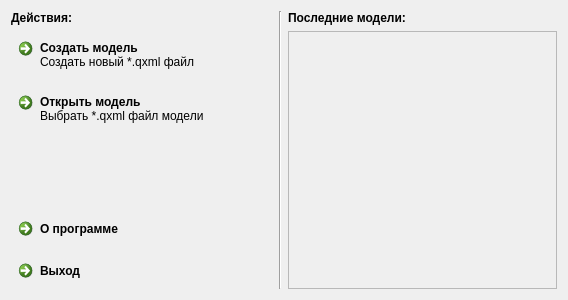
<?xml version="1.0" encoding="UTF-8"?>
<ui version="4.0">
 <class>HomeWidget</class>
 <widget class="QDialog" name="HomeWidget">
  <property name="geometry">
   <rect>
    <x>0</x>
    <y>0</y>
    <width>568</width>
    <height>300</height>
   </rect>
  </property>
  <property name="windowTitle">
   <string>Dialog</string>
  </property>
  <layout class="QGridLayout" name="gridLayout">
   <item row="0" column="0">
    <layout class="QHBoxLayout" name="horizontalLayout" stretch="0,0,0">
     <property name="sizeConstraint">
      <enum>QLayout::SetDefaultConstraint</enum>
     </property>
     <item>
      <layout class="QVBoxLayout" name="verticalLayout">
       <property name="sizeConstraint">
        <enum>QLayout::SetDefaultConstraint</enum>
       </property>
       <item>
        <widget class="QLabel" name="label_2">
         <property name="font">
          <font>
           <pointsize>9</pointsize>
           <weight>75</weight>
           <bold>true</bold>
          </font>
         </property>
         <property name="text">
          <string>Действия:</string>
         </property>
        </widget>
       </item>
       <item>
        <widget class="QCommandLinkButton" name="createModelButton">
         <property name="sizePolicy">
          <sizepolicy hsizetype="Expanding" vsizetype="Preferred">
           <horstretch>0</horstretch>
           <verstretch>0</verstretch>
          </sizepolicy>
         </property>
         <property name="maximumSize">
          <size>
           <width>262</width>
           <height>16777215</height>
          </size>
         </property>
         <property name="text">
          <string>Создать модель</string>
         </property>
         <property name="default">
          <bool>true</bool>
         </property>
         <property name="description">
          <string>Создать новый *.qxml файл</string>
         </property>
        </widget>
       </item>
       <item>
        <widget class="QCommandLinkButton" name="openModelButton">
         <property name="sizePolicy">
          <sizepolicy hsizetype="Expanding" vsizetype="Preferred">
           <horstretch>0</horstretch>
           <verstretch>0</verstretch>
          </sizepolicy>
         </property>
         <property name="maximumSize">
          <size>
           <width>262</width>
           <height>16777215</height>
          </size>
         </property>
         <property name="text">
          <string>Открыть модель</string>
         </property>
         <property name="description">
          <string>Выбрать *.qxml файл модели</string>
         </property>
        </widget>
       </item>
       <item>
        <spacer name="verticalSpacer">
         <property name="orientation">
          <enum>Qt::Vertical</enum>
         </property>
         <property name="sizeHint" stdset="0">
          <size>
           <width>20</width>
           <height>40</height>
          </size>
         </property>
        </spacer>
       </item>
       <item>
        <widget class="QCommandLinkButton" name="aboutButton">
         <property name="text">
          <string>О программе</string>
         </property>
        </widget>
       </item>
       <item>
        <widget class="QCommandLinkButton" name="exitButton">
         <property name="text">
          <string>Выход</string>
         </property>
        </widget>
       </item>
      </layout>
     </item>
     <item>
      <widget class="Line" name="line">
       <property name="sizePolicy">
        <sizepolicy hsizetype="Fixed" vsizetype="Expanding">
         <horstretch>0</horstretch>
         <verstretch>0</verstretch>
        </sizepolicy>
       </property>
       <property name="orientation">
        <enum>Qt::Vertical</enum>
       </property>
      </widget>
     </item>
     <item>
      <layout class="QVBoxLayout" name="verticalLayout_2">
       <item>
        <widget class="QLabel" name="label">
         <property name="sizePolicy">
          <sizepolicy hsizetype="Preferred" vsizetype="Fixed">
           <horstretch>0</horstretch>
           <verstretch>0</verstretch>
          </sizepolicy>
         </property>
         <property name="font">
          <font>
           <pointsize>9</pointsize>
           <weight>75</weight>
           <bold>true</bold>
          </font>
         </property>
         <property name="text">
          <string>Последние модели:</string>
         </property>
        </widget>
       </item>
       <item>
        <widget class="QScrollArea" name="lastModels">
         <property name="widgetResizable">
          <bool>true</bool>
         </property>
         <widget class="QWidget" name="scrollAreaWidgetContents">
          <property name="geometry">
           <rect>
            <x>0</x>
            <y>0</y>
            <width>259</width>
            <height>247</height>
           </rect>
          </property>
         </widget>
        </widget>
       </item>
      </layout>
     </item>
    </layout>
   </item>
  </layout>
 </widget>
 <resources/>
 <connections/>
</ui>
